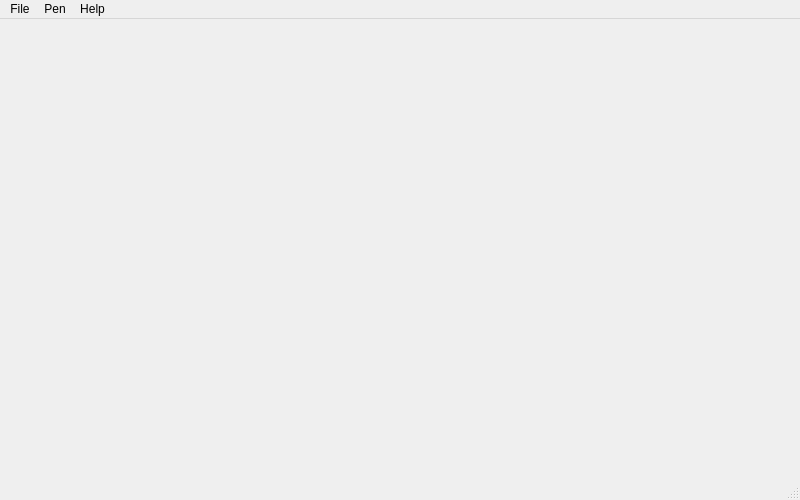
<?xml version="1.0" encoding="UTF-8"?>
<ui version="4.0">
 <class>MainWindow</class>
 <widget class="QMainWindow" name="MainWindow">
  <property name="geometry">
   <rect>
    <x>0</x>
    <y>0</y>
    <width>800</width>
    <height>500</height>
   </rect>
  </property>
  <property name="windowTitle">
   <string>MainWindow</string>
  </property>
  <widget class="QWidget" name="centralwidget">
   <layout class="QGridLayout" name="gridLayout"/>
  </widget>
  <widget class="QMenuBar" name="menubar">
   <property name="geometry">
    <rect>
     <x>0</x>
     <y>0</y>
     <width>800</width>
     <height>23</height>
    </rect>
   </property>
   <widget class="QMenu" name="menuFile">
    <property name="title">
     <string>File</string>
    </property>
    <addaction name="actionOpen"/>
    <addaction name="actionSave"/>
   </widget>
   <widget class="QMenu" name="menuEdit">
    <property name="title">
     <string>Pen</string>
    </property>
    <addaction name="actionColor"/>
    <addaction name="actionWidth"/>
   </widget>
   <widget class="QMenu" name="menuHelp">
    <property name="title">
     <string>Help</string>
    </property>
    <addaction name="actionAbout_Qt"/>
   </widget>
   <addaction name="menuFile"/>
   <addaction name="menuEdit"/>
   <addaction name="menuHelp"/>
  </widget>
  <widget class="QStatusBar" name="statusbar"/>
  <action name="actionOpen">
   <property name="text">
    <string>Open</string>
   </property>
  </action>
  <action name="actionSave">
   <property name="text">
    <string>Save</string>
   </property>
  </action>
  <action name="actionColor">
   <property name="text">
    <string>Color</string>
   </property>
  </action>
  <action name="actionWidth">
   <property name="text">
    <string>Width</string>
   </property>
  </action>
  <action name="actionAbout_Qt">
   <property name="text">
    <string>About Qt</string>
   </property>
  </action>
 </widget>
 <resources/>
 <connections/>
</ui>
